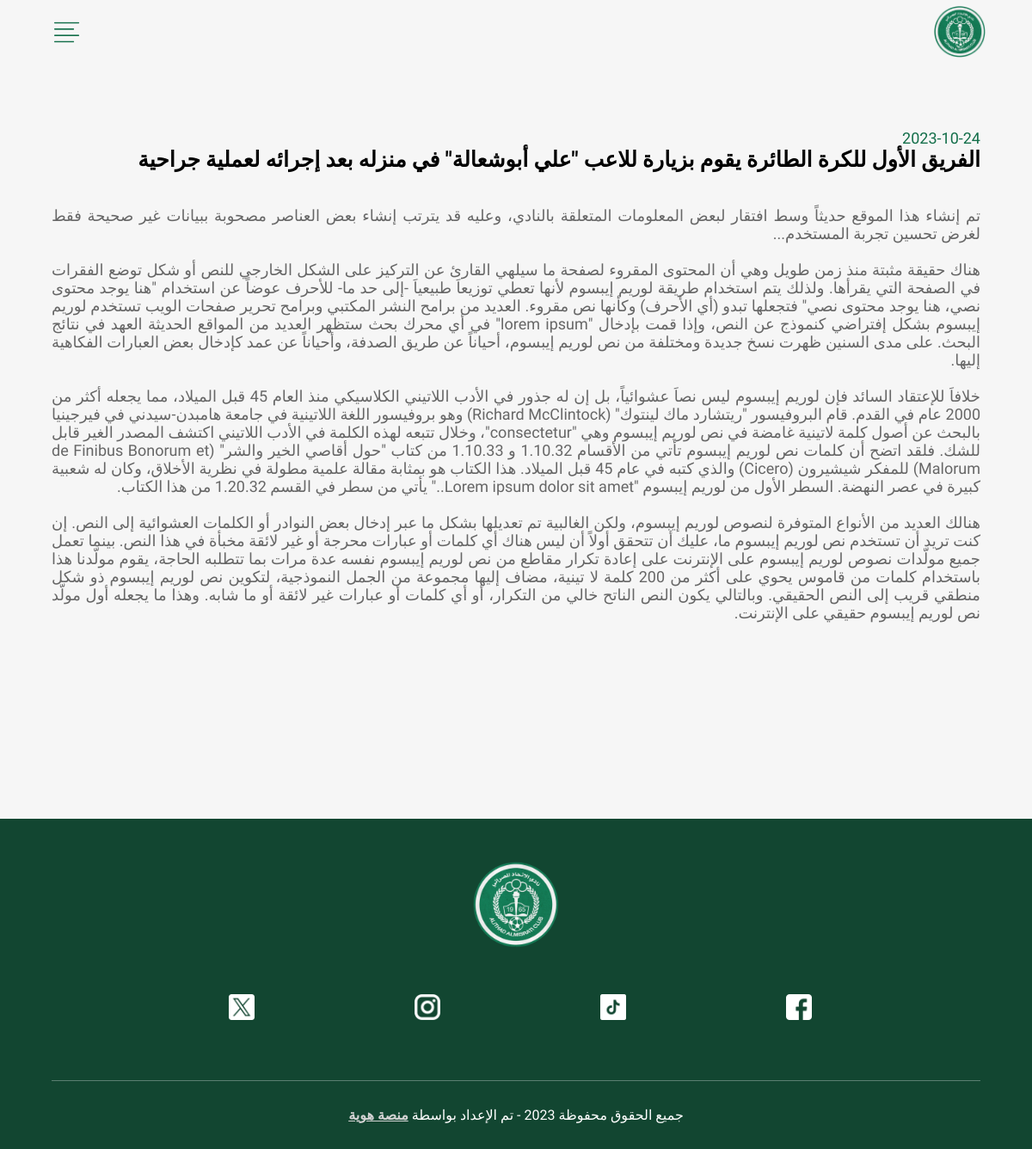
Page /newsDetail/1/ on the committed database.
### main/models.py (models this page shows, shortened)
class News(models.Model):
    category_choices = (
        ("الفريق الأول", "first team"),
        ("الطائرة", "volleyball"),
        ("الأكاديمية", "academy"),
        ("النادي", "club",),
    )
    title = models.CharField(max_length=2000)
    text = models.TextField()
    image = models.ImageField(upload_to='images/%y/%m/%d', null=True, blank=True)
    created_at = models.DateTimeField(auto_now_add=True)
    is_hero = models.BooleanField(default=False, null=True)
    category = models.CharField(max_length=100, choices=category_choices)

### main/views.py (the view)
# urls.py: path('newsDetail/<str:pk>/', views.newsDetail, name="newsDetail"),
def newsDetail(request, pk):
    news = News.objects.get(id=pk)
    context = {'news': news}
    return render(request, 'newsDetail.html', context)

### main/templates/newsDetail.html (shortened to what this page needs)
{% extends 'base.html' %}
{% block content %}
<!DOCTYPE html>
<html lang="en" dir="ltr">
  <head>
  </head>
    <body hx-target="this" hx-swap="outerHTML">
  <div id="forplaceholder">
    <div class="newsD" id="newsD">
        {% include 'components/navbar.html' %}
        {% include 'components/newsDetailpage_components/section1.html' %}
        {% include 'components/footer.html' %}
    </div>
  </div>
  </body>
</html>
{% endblock content %}

### main/templates/components/newsDetailpage_components/section1.html (shortened to what this page needs)
{% load static %}
<div class="Newsmain">
    <div class="heading">
        <h5>{{news.created_at|date:'Y-m-d'}}</h5>
        <h1>{{news.title}}</h1>
    </div>
    <div class="text">
        <p>{{news.text|linebreaksbr}}</p>
    </div>
    <div class="image">
    </div>
</div>

### static/css/style.css (style rules this page uses)
body, html { margin: 0; padding: 0; height: 100%; width: 100%; direction: rtl; font-family: 'Almarai', sans-serif; background-color: #f6f6f6; }
#newsD { padding-top: 150px; width: 100%; overflow-x: hidden; }

### main/templates/components/navbar.html (style rules this page uses)
* { padding: 0; margin: 0; }

### main/templates/components/newsDetailpage_components/section1.html (style rules this page uses)
* { margin: 0; padding: 0; }
.Newsmain { padding: 0 20%; margin-bottom: 150px; position: relative; }
.Newsmain .heading { margin-bottom: 40px; }
.Newsmain .heading h1 { font-size: 35px; font-weight: bold; }
.Newsmain .heading h5 { font-size: 18px; font-weight: 400; color: #126E49; }
.Newsmain .text { margin-bottom: 60px; }
.Newsmain .text p { font-size: 18px; font-weight: 400; color: #666; }
@media screen and (max-width: 1200px) { .Newsmain { padding: 0 5%; } }
@media screen and (max-width: 1200px) { .Newsmain .heading h1 { font-size: 25px; } }
@media screen and (max-width: 1200px) { .Newsmain .text p { text-align: justify; } }

### rows in the picture
News: created_at "2023-10-24", title "الفريق الأول للكرة الطائرة يقوم بزيارة للاعب \"علي أبوشعالة\" في منزله بعد إجرائه لعملية جراحية", text "تم إنشاء هذا الموقع حديثاً وسط افتقار لبعض المعلومات المتعلقة بالنادي، وعليه قد يترتب إنشاء بعض العناصر مصحوبة ببيانات غير صحيحة فقط لغرض تحسين تجربة المستخدم... هناك حقيقة مثبتة منذ زمن طويل وهي أن المحتوى المقروء لصفحة ما سيلهي القارئ عن التركيز على الشكل الخارجي للنص أو شكل توضع الفقرات في الصفحة التي يقرأها. ولذلك يتم استخدام طريقة لوريم إيبسوم لأنها تعطي توزيعاَ طبيعياَ -إلى حد ما- للأحرف عوضاً عن استخدام \"هنا يوجد محتوى نصي، هنا يوجد محتوى نصي\" فتجعلها تبدو (أي الأحرف) وكأنها نص مقروء. العديد من برامح النشر المكتبي وبرامح تحرير صفحات الويب تستخدم لوريم إيبسوم بشكل إفتراضي كنموذج عن النص، وإذا قمت بإدخال \"lorem ipsum\" في أي محرك بحث ستظهر العديد من المواقع الحديثة العهد في نتائج البحث.…"
